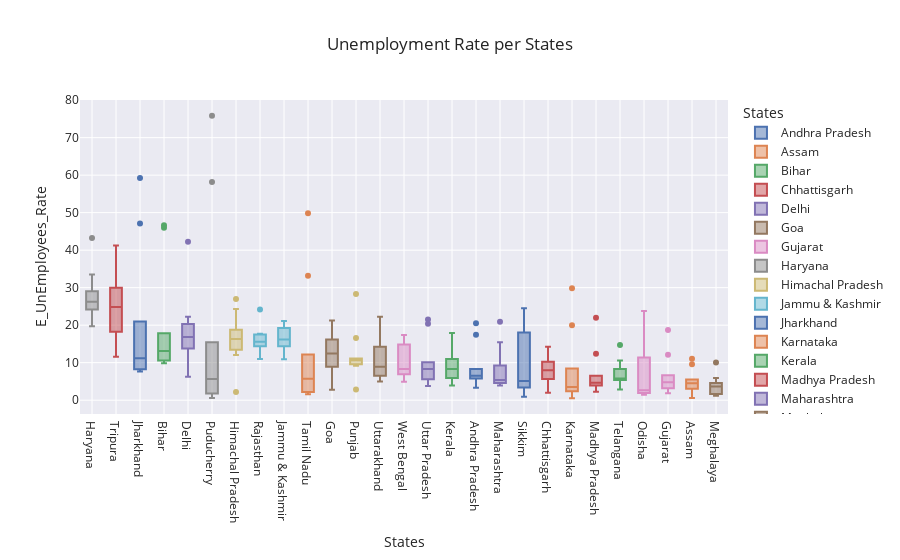

Source (notebook cell):
### Markdown cell above
# Boxplot Chart
Plotly Express to create an animated Box Plot showing the Unemployment Rate over time for different States.

### Code cell
fg = px.box(
    new_df, 
    x='States', 
    y='E_UnEmployees_Rate', 
    color='States', 
    title='Unemployment Rate per States',
#     animation_frame='Date(yyyy/mm/dd)', 
    template='seaborn')

# Set the category order of the x-axis to descending based on the total value
fg.update_layout(xaxis={'categoryorder': 'total descending'})
fg.show()

### Figure 1 — Plotly figure (JSON) as saved in the notebook; plotly's stock layout.template omitted (floating-point values rounded to 4 significant figures)
{"data": [{"alignmentgroup": "True", "hovertemplate": "States=%{x}<br>E_UnEmployees_Rate=%{y}<extra></extra>", "legendgroup": "Andhra Pradesh", "marker": {"color": "rgb(76,114,176)"}, "name": "Andhra Pradesh", "notched": false, "offsetgroup": "Andhra Pradesh", "orientation": "v", "showlegend": true, "type": "box", "x": ["Andhra Pradesh", "Andhra Pradesh", "Andhra Pradesh", "Andhra Pradesh", "Andhra Pradesh", "Andhra Pradesh", "Andhra Pradesh", "Andhra Pradesh", "Andhra Pradesh", "Andhra Pradesh"], "x0": " ", "xaxis": "x", "y": [5.48, 5.83, 5.79, 20.51, 17.43, 3.31, 8.34, 6.96, 6.4, 6.59], "y0": " ", "yaxis": "y"}, {"alignmentgroup": "True", "hovertemplate": "States=%{x}<br>E_UnEmployees_Rate=%{y}<extra></extra>", "legendgroup": "Assam", "marker": {"color": "rgb(221,132,82)"}, "name": "Assam", "notched": false, "offsetgroup": "Assam", "orientation": "v", "showlegend": true, "type": "box", "x": ["Assam", "Assam", "Assam", "Assam", "Assam", "Assam", "Assam", "Assam", "Assam", "Assam"], "x0": " ", "xaxis": "x", "y": [4.66, 4.41, 4.77, 11.06, 9.55, 0.6, 3.77, 5.53, 1.19, 3.02], "y0": " ", "yaxis": "y"}, {"alignmentgroup": "True", "hovertemplate": "States=%{x}<br>E_UnEmployees_Rate=%{y}<extra></extra>", "legendgroup": "Bihar", "marker": {"color": "rgb(85,168,104)"}, "name": "Bihar", "notched": false, "offsetgroup": "Bihar", "orientation": "v", "showlegend": true, "type": "box", "x": ["Bihar", "Bihar", "Bihar", "Bihar", "Bihar", "Bihar", "Bihar", "Bihar", "Bihar", "Bihar"], "x0": " ", "xaxis": "x", "y": [10.61, 10.29, 15.43, 46.64, 45.96, 17.82, 12.79, 13.44, 11.91, 9.82], "y0": " ", "yaxis": "y"}, {"alignmentgroup": "True", "hovertemplate": "States=%{x}<br>E_UnEmployees_Rate=%{y}<extra></extra>", "legendgroup": "Chhattisgarh", "marker": {"color": "rgb(196,78,82)"}, "name": "Chhattisgarh", "notched": false, "offsetgroup": "Chhattisgarh", "orientation": "v", "showlegend": true, "type": "box", "x": ["Chhattisgarh", "Chhattisgarh", "Chhattisgarh", "Chhattisgarh", "Chhattisgarh", "Chhattisgarh", "Chhattisgarh", "Chhattisgarh", "Chhattisgarh", "Chhattisgarh"], "x0": " ", "xaxis": "x", "y": [9.65, 8.38, 7.54, 3.41, 10.5, 14.23, 10.27, 5.63, 1.96, 6.62], "y0": " ", "yaxis": "y"}, {"alignmentgroup": "True", "hovertemplate": "States=%{x}<br>E_UnEmployees_Rate=%{y}<extra></extra>", "legendgroup": "Delhi", "marker": {"color": "rgb(129,114,179)"}, "name": "Delhi", "notched": false, "offsetgroup": "Delhi", "orientation": "v", "showlegend": true, "type": "box", "x": ["Delhi", "Delhi", "Delhi", "Delhi", "Delhi", "Delhi", "Delhi", "Delhi", "Delhi", "Delhi"], "x0": " ", "xaxis": "x", "y": [22.23, 14.84, 17.04, 16.68, 42.27, 18.19, 20.3, 13.79, 12.53, 6.27], "y0": " ", "yaxis": "y"}, {"alignmentgroup": "True", "hovertemplate": "States=%{x}<br>E_UnEmployees_Rate=%{y}<extra></extra>", "legendgroup": "Goa", "marker": {"color": "rgb(147,120,96)"}, "name": "Goa", "notched": false, "offsetgroup": "Goa", "orientation": "v", "showlegend": true, "type": "box", "x": ["Goa", "Goa", "Goa", "Goa", "Goa", "Goa", "Goa", "Goa", "Goa", "Goa"], "x0": " ", "xaxis": "x", "y": [8.89, 2.81, 5.25, 13.31, 21.25, 9.96, 17.07, 16.21, 15.38, 11.54], "y0": " ", "yaxis": "y"}, {"alignmentgroup": "True", "hovertemplate": "States=%{x}<br>E_UnEmployees_Rate=%{y}<extra></extra>", "legendgroup": "Gujarat", "marker": {"color": "rgb(218,139,195)"}, "name": "Gujarat", "notched": false, "offsetgroup": "Gujarat", "orientation": "v", "showlegend": true, "type": "box", "x": ["Gujarat", "Gujarat", "Gujarat", "Gujarat", "Gujarat", "Gujarat", "Gujarat", "Gujarat", "Gujarat", "Gujarat"], "x0": " ", "xaxis": "x", "y": [5.54, 6.38, 6.66, 18.71, 12.11, 3.2, 1.84, 1.87, 3.42, 4.03], "y0": " ", "yaxis": "y"}, {"alignmentgroup": "True", "hovertemplate": "States=%{x}<br>E_UnEmployees_Rate=%{y}<extra></extra>", "legendgroup": "Haryana", "marker": {"color": "rgb(140,140,140)"}, "name": "Haryana", "notched": false, "offsetgroup": "Haryana", "orientation": "v", "showlegend": true, "type": "box", "x": ["Haryana", "Haryana", "Haryana", "Haryana", "Haryana", "Haryana", "Haryana", "Haryana", "Haryana", "Haryana"], "x0": " ", "xaxis": "x", "y": [20.34, 25.77, 25.05, 43.22, 29.02, 26.7, 24.18, 33.5, 19.68, 27.31], "y0": " ", "yaxis": "y"}, {"alignmentgroup": "True", "hovertemplate": "States=%{x}<br>E_UnEmployees_Rate=%{y}<extra></extra>", "legendgroup": "Himachal Pradesh", "marker": {"color": "rgb(204,185,116)"}, "name": "Himachal Pradesh", "notched": false, "offsetgroup": "Himachal Pradesh", "orientation": "v", "showlegend": true, "type": "box", "x": ["Himachal Pradesh", "Himachal Pradesh", "Himachal Pradesh", "Himachal Pradesh", "Himachal Pradesh", "Himachal Pradesh", "Himachal Pradesh", "Himachal Pradesh", "Himachal Pradesh", "Himachal Pradesh"], "x0": " ", "xaxis": "x", "y": [16.83, 16.84, 18.76, 2.2, 26.95, 13.47, 24.31, 15.79, 12.04, 13.46], "y0": " ", "yaxis": "y"}, {"alignmentgroup": "True", "hovertemplate": "States=%{x}<br>E_UnEmployees_Rate=%{y}<extra></extra>", "legendgroup": "Jammu & Kashmir", "marker": {"color": "rgb(100,181,205)"}, "name": "Jammu & Kashmir", "notched": false, "offsetgroup": "Jammu & Kashmir", "orientation": "v", "showlegend": true, "type": "box", "x": ["Jammu & Kashmir", "Jammu & Kashmir", "Jammu & Kashmir", "Jammu & Kashmir", "Jammu & Kashmir", "Jammu & Kashmir", "Jammu & Kashmir", "Jammu & Kashmir", "Jammu & Kashmir"], "x0": " ", "xaxis": "x", "y": [21.08, 20.78, 15.5, 18.74, 17.92, 10.88, 11.09, 16.17, 16.14], "y0": " ", "yaxis": "y"}, {"alignmentgroup": "True", "hovertemplate": "States=%{x}<br>E_UnEmployees_Rate=%{y}<extra></extra>", "legendgroup": "Jharkhand", "marker": {"color": "rgb(76,114,176)"}, "name": "Jharkhand", "notched": false, "offsetgroup": "Jharkhand", "orientation": "v", "showlegend": true, "type": "box", "x": ["Jharkhand", "Jharkhand", "Jharkhand", "Jharkhand", "Jharkhand", "Jharkhand", "Jharkhand", "Jharkhand", "Jharkhand", "Jharkhand"], "x0": " ", "xaxis": "x", "y": [10.61, 11.85, 8.23, 47.09, 59.23, 20.95, 7.63, 9.76, 8.24, 11.8], "y0": " ", "yaxis": "y"}, {"alignmentgroup": "True", "hovertemplate": "States=%{x}<br>E_UnEmployees_Rate=%{y}<extra></extra>", "legendgroup": "Karnataka", "marker": {"color": "rgb(221,132,82)"}, "name": "Karnataka", "notched": false, "offsetgroup": "Karnataka", "orientation": "v", "showlegend": true, "type": "box", "x": ["Karnataka", "Karnataka", "Karnataka", "Karnataka", "Karnataka", "Karnataka", "Karnataka", "Karnataka", "Karnataka", "Karnataka"], "x0": " ", "xaxis": "x", "y": [2.86, 3.61, 3.46, 29.84, 19.97, 8.44, 4.01, 0.5, 2.41, 1.58], "y0": " ", "yaxis": "y"}, {"alignmentgroup": "True", "hovertemplate": "States=%{x}<br>E_UnEmployees_Rate=%{y}<extra></extra>", "legendgroup": "Kerala", "marker": {"color": "rgb(85,168,104)"}, "name": "Kerala", "notched": false, "offsetgroup": "Kerala", "orientation": "v", "showlegend": true, "type": "box", "x": ["Kerala", "Kerala", "Kerala", "Kerala", "Kerala", "Kerala", "Kerala", "Kerala", "Kerala", "Kerala"], "x0": " ", "xaxis": "x", "y": [5.31, 7.6, 8.99, 16.99, 17.88, 9.71, 7.09, 10.98, 5.91, 3.88], "y0": " ", "yaxis": "y"}, {"alignmentgroup": "True", "hovertemplate": "States=%{x}<br>E_UnEmployees_Rate=%{y}<extra></extra>", "legendgroup": "Madhya Pradesh", "marker": {"color": "rgb(196,78,82)"}, "name": "Madhya Pradesh", "notched": false, "offsetgroup": "Madhya Pradesh", "orientation": "v", "showlegend": true, "type": "box", "x": ["Madhya Pradesh", "Madhya Pradesh", "Madhya Pradesh", "Madhya Pradesh", "Madhya Pradesh", "Madhya Pradesh", "Madhya Pradesh", "Madhya Pradesh", "Madhya Pradesh", "Madhya Pradesh"], "x0": " ", "xaxis": "x", "y": [4.11, 4.57, 2.22, 12.36, 21.98, 6.48, 5.08, 4.7, 3.91, 3.13], "y0": " ", "yaxis": "y"}, {"alignmentgroup": "True", "hovertemplate": "States=%{x}<br>E_UnEmployees_Rate=%{y}<extra></extra>", "legendgroup": "Maharashtra", "marker": {"color": "rgb(129,114,179)"}, "name": "Maharashtra", "notched": false, "offsetgroup": "Maharashtra", "orientation": "v", "showlegend": true, "type": "box", "x": ["Maharashtra", "Maharashtra", "Maharashtra", "Maharashtra", "Maharashtra", "Maharashtra", "Maharashtra", "Maharashtra", "Maharashtra", "Maharashtra"], "x0": " ", "xaxis": "x", "y": [4.95, 4.69, 5.79, 20.9, 15.46, 9.23, 3.89, 6.23, 4.55, 4.1], "y0": " ", "yaxis": "y"}, {"alignmentgroup": "True", "hovertemplate": "States=%{x}<br>E_UnEmployees_Rate=%{y}<extra></extra>", "legendgroup": "Meghalaya", "marker": {"color": "rgb(147,120,96)"}, "name": "Meghalaya", "notched": false, "offsetgroup": "Meghalaya", "orientation": "v", "showlegend": true, "type": "box", "x": ["Meghalaya", "Meghalaya", "Meghalaya", "Meghalaya", "Meghalaya", "Meghalaya", "Meghalaya", "Meghalaya", "Meghalaya", "Meghalaya"], "x0": " ", "xaxis": "x", "y": [1.66, 3.59, 1.58, 10.03, 5.92, 1.15, 2.1, 3.74, 4.29, 4.6], "y0": " ", "yaxis": "y"}, {"alignmentgroup": "True", "hovertemplate": "States=%{x}<br>E_UnEmployees_Rate=%{y}<extra></extra>", "legendgroup": "Odisha", "marker": {"color": "rgb(218,139,195)"}, "name": "Odisha", "notched": false, "offsetgroup": "Odisha", "orientation": "v", "showlegend": true, "type": "box", "x": ["Odisha", "Odisha", "Odisha", "Odisha", "Odisha", "Odisha", "Odisha", "Odisha", "Odisha", "Odisha"], "x0": " ", "xaxis": "x", "y": [1.9, 3.12, 13.08, 23.76, 11.41, 3.77, 1.88, 1.42, 2.1, 2.18], "y0": " ", "yaxis": "y"}, {"alignmentgroup": "True", "hovertemplate": "States=%{x}<br>E_UnEmployees_Rate=%{y}<extra></extra>", "legendgroup": "Puducherry", "marker": {"color": "rgb(140,140,140)"}, "name": "Puducherry", "notched": false, "offsetgroup": "Puducherry", "orientation": "v", "showlegend": true, "type": "box", "x": ["Puducherry", "Puducherry", "Puducherry", "Puducherry", "Puducherry", "Puducherry", "Puducherry", "Puducherry", "Puducherry", "Puducherry"], "x0": " ", "xaxis": "x", "y": [0.58, 1.76, 1.2, 75.85, 58.19, 4.24, 15.47, 5.05, 10.9, 6.18], "y0": " ", "yaxis": "y"}, {"alignmentgroup": "True", "hovertemplate": "States=%{x}<br>E_UnEmployees_Rate=%{y}<extra></extra>", "legendgroup": "Punjab", "marker": {"color": "rgb(204,185,116)"}, "name": "Punjab", "notched": false, "offsetgroup": "Punjab", "orientation": "v", "showlegend": true, "type": "box", "x": ["Punjab", "Punjab", "Punjab", "Punjab", "Punjab", "Punjab", "Punjab", "Punjab", "Punjab", "Punjab"], "x0": " ", "xaxis": "x", "y": [11.11, 10.97, 10.32, 2.86, 28.33, 16.55, 9.19, 10.99, 9.61, 9.88], "y0": " ", "yaxis": "y"}, {"alignmentgroup": "True", "hovertemplate": "States=%{x}<br>E_UnEmployees_Rate=%{y}<extra></extra>", "legendgroup": "Rajasthan", "marker": {"color": "rgb(100,181,205)"}, "name": "Rajasthan", "notched": false, "offsetgroup": "Rajasthan", "orientation": "v", "showlegend": true, "type": "box", "x": ["Rajasthan", "Rajasthan", "Rajasthan", "Rajasthan", "Rajasthan", "Rajasthan", "Rajasthan", "Rajasthan", "Rajasthan", "Rajasthan"], "x0": " ", "xaxis": "x", "y": [10.97, 15.16, 11.9, 17.7, 15.74, 14.39, 15.81, 17.51, 15.35, 24.15], "y0": " ", "yaxis": "y"}, {"alignmentgroup": "True", "hovertemplate": "States=%{x}<br>E_UnEmployees_Rate=%{y}<extra></extra>", "legendgroup": "Sikkim", "marker": {"color": "rgb(76,114,176)"}, "name": "Sikkim", "notched": false, "offsetgroup": "Sikkim", "orientation": "v", "showlegend": true, "type": "box", "x": ["Sikkim", "Sikkim", "Sikkim", "Sikkim", "Sikkim", "Sikkim", "Sikkim", "Sikkim"], "x0": " ", "xaxis": "x", "y": [23.57, 2.28, 24.51, 4.46, 4.45, 12.49, 5.7, 0.88], "y0": " ", "yaxis": "y"}, {"alignmentgroup": "True", "hovertemplate": "States=%{x}<br>E_UnEmployees_Rate=%{y}<extra></extra>", "legendgroup": "Tamil Nadu", "marker": {"color": "rgb(221,132,82)"}, "name": "Tamil Nadu", "notched": false, "offsetgroup": "Tamil Nadu", "orientation": "v", "showlegend": true, "type": "box", "x": ["Tamil Nadu", "Tamil Nadu", "Tamil Nadu", "Tamil Nadu", "Tamil Nadu", "Tamil Nadu", "Tamil Nadu", "Tamil Nadu", "Tamil Nadu", "Tamil Nadu"], "x0": " ", "xaxis": "x", "y": [1.57, 2.09, 6.4, 49.83, 33.16, 12.2, 6.81, 2.65, 5, 2.16], "y0": " ", "yaxis": "y"}, {"alignmentgroup": "True", "hovertemplate": "States=%{x}<br>E_UnEmployees_Rate=%{y}<extra></extra>", "legendgroup": "Telangana", "marker": {"color": "rgb(85,168,104)"}, "name": "Telangana", "notched": false, "offsetgroup": "Telangana", "orientation": "v", "showlegend": true, "type": "box", "x": ["Telangana", "Telangana", "Telangana", "Telangana", "Telangana", "Telangana", "Telangana", "Telangana", "Telangana", "Telangana"], "x0": " ", "xaxis": "x", "y": [5.49, 8.29, 5.77, 6.25, 14.7, 10.55, 5.36, 5.79, 3.27, 2.86], "y0": " ", "yaxis": "y"}, {"alignmentgroup": "True", "hovertemplate": "States=%{x}<br>E_UnEmployees_Rate=%{y}<extra></extra>", "legendgroup": "Tripura", "marker": {"color": "rgb(196,78,82)"}, "name": "Tripura", "notched": false, "offsetgroup": "Tripura", "orientation": "v", "showlegend": true, "type": "box", "x": ["Tripura", "Tripura", "Tripura", "Tripura", "Tripura", "Tripura", "Tripura", "Tripura", "Tripura", "Tripura"], "x0": " ", "xaxis": "x", "y": [32.67, 28.4, 29.95, 41.23, 21.51, 21.71, 18.24, 27.92, 17.35, 11.57], "y0": " ", "yaxis": "y"}, {"alignmentgroup": "True", "hovertemplate": "States=%{x}<br>E_UnEmployees_Rate=%{y}<extra></extra>", "legendgroup": "Uttar Pradesh", "marker": {"color": "rgb(129,114,179)"}, "name": "Uttar Pradesh", "notched": false, "offsetgroup": "Uttar Pradesh", "orientation": "v", "showlegend": true, "type": "box", "x": ["Uttar Pradesh", "Uttar Pradesh", "Uttar Pradesh", "Uttar Pradesh", "Uttar Pradesh", "Uttar Pradesh", "Uttar Pradesh", "Uttar Pradesh", "Uttar Pradesh", "Uttar Pradesh"], "x0": " ", "xaxis": "x", "y": [7.58, 8.98, 10.11, 21.54, 20.41, 9.47, 5.56, 5.79, 4.18, 3.75], "y0": " ", "yaxis": "y"}, {"alignmentgroup": "True", "hovertemplate": "States=%{x}<br>E_UnEmployees_Rate=%{y}<extra></extra>", "legendgroup": "Uttarakhand", "marker": {"color": "rgb(147,120,96)"}, "name": "Uttarakhand", "notched": false, "offsetgroup": "Uttarakhand", "orientation": "v", "showlegend": true, "type": "box", "x": ["Uttarakhand", "Uttarakhand", "Uttarakhand", "Uttarakhand", "Uttarakhand", "Uttarakhand", "Uttarakhand", "Uttarakhand", "Uttarakhand", "Uttarakhand"], "x0": " ", "xaxis": "x", "y": [5.49, 4.99, 19.85, 6.48, 8.01, 8.61, 12.38, 14.26, 22.26, 9.23], "y0": " ", "yaxis": "y"}, {"alignmentgroup": "True", "hovertemplate": "States=%{x}<br>E_UnEmployees_Rate=%{y}<extra></extra>", "legendgroup": "West Bengal", "marker": {"color": "rgb(218,139,195)"}, "name": "West Bengal", "notched": false, "offsetgroup": "West Bengal", "orientation": "v", "showlegend": true, "type": "box", "x": ["West Bengal", "West Bengal", "West Bengal", "West Bengal", "West Bengal", "West Bengal", "West Bengal", "West Bengal", "West Bengal", "West Bengal"], "x0": " ", "xaxis": "x", "y": [6.94, 4.92, 6.92, 17.41, 17.41, 7.29, 6.83, 14.87, 9.35, 9.98], "y0": " ", "yaxis": "y"}], "layout": {"boxmode": "overlay", "legend": {"title": {"text": "States"}, "tracegroupgap": 0}, "title": {"text": "Unemployment Rate per States"}, "xaxis": {"anchor": "y", "categoryarray": ["Andhra Pradesh", "Assam", "Bihar", "Chhattisgarh", "Delhi", "Goa", "Gujarat", "Haryana", "Himachal Pradesh", "Jammu & Kashmir", "Jharkhand", "Karnataka", "Kerala", "Madhya Pradesh", "Maharashtra", "Meghalaya", "Odisha", "Puducherry", "Punjab", "Rajasthan", "Sikkim", "Tamil Nadu", "Telangana", "Tripura", "Uttar Pradesh", "Uttarakhand", "West Bengal"], "categoryorder": "total descending", "domain": [0, 1], "title": {"text": "States"}}, "yaxis": {"anchor": "x", "domain": [0, 1], "title": {"text": "E_UnEmployees_Rate"}}}}
